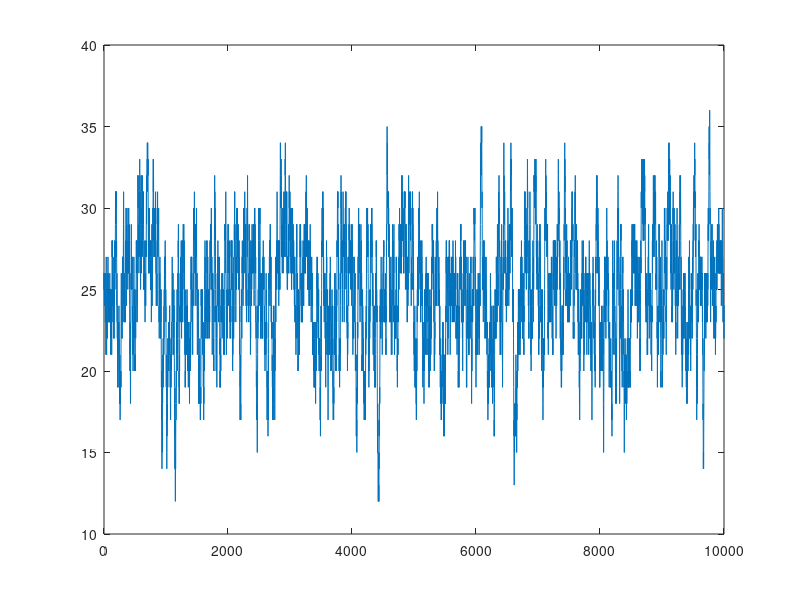

This chart was generated by the following MATLAB code: (Note: this script raises an error after producing the figure.)
N = 50;

x = randi([0 1], N,1);

h = sum(x);
flips = 10000;

for i = 1:flips
    j = randi([1 N]);
    x(j) = ~x(j);
    h(i) = sum(x);
end

figure;
plot(h);
histogram(h, -0.5:1:(N + .5),'Normalization','probability');

m = mean(h);
std = sqrt(var(h));

y = 0:0.1:N;
hold on
plot(y,normpdf(y,m,std));